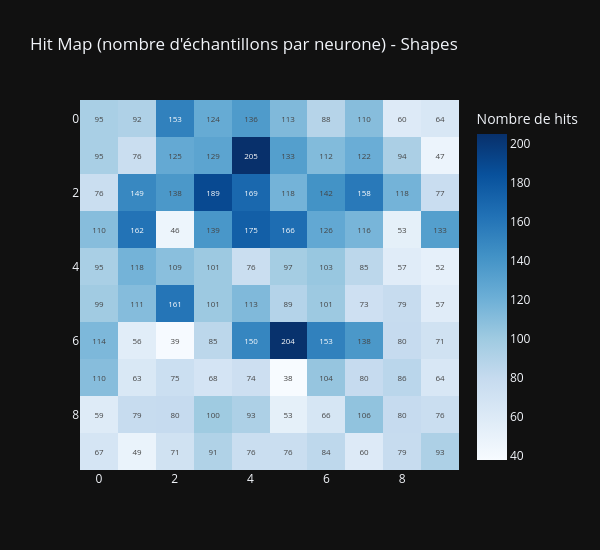

Write notebook code for a chart like this one.
### Markdown cell above
## 8. Hit Map

### Code cell
bmu_indices = latent.array
hit_counts = np.zeros(model.n_neurons, dtype=int)
for idx in bmu_indices:
    hit_counts[idx] += 1

hit_map = hit_counts.reshape(model.grid_shape)

fig = go.Figure(data=go.Heatmap(
    z=hit_map,
    colorscale="Blues",
    colorbar=dict(title="Nombre de hits"),
    text=hit_map,
    texttemplate="%{text}",
    textfont=dict(size=8)
))
fig.update_layout(
    title="Hit Map (nombre d'échantillons par neurone) - Shapes",
    template="plotly_dark",
    width=600, height=550,
    yaxis=dict(autorange="reversed")
)
fig.show()

n_dead = int(np.sum(hit_counts == 0))
print(f"Neurones morts (0 hits) : {n_dead} / {model.n_neurons}")

### Figure 1 — Plotly figure (JSON) as saved in the notebook; plotly's stock layout.template omitted (floating-point values rounded to 4 significant figures)
{"data": [{"colorbar": {"title": {"text": "Nombre de hits"}}, "colorscale": [[0, "rgb(247,251,255)"], [0.125, "rgb(222,235,247)"], [0.25, "rgb(198,219,239)"], [0.375, "rgb(158,202,225)"], [0.5, "rgb(107,174,214)"], [0.625, "rgb(66,146,198)"], [0.75, "rgb(33,113,181)"], [0.875, "rgb(8,81,156)"], [1, "rgb(8,48,107)"]], "text": [[95, 92, 153, 124, 136, 113, 88, 110, 60, 64], [95, 76, 125, 129, 205, 133, 112, 122, 94, 47], [76, 149, 138, 189, 169, 118, 142, 158, 118, 77], [110, 162, 46, 139, 175, 166, 126, 116, 53, 133], [95, 118, 109, 101, 76, 97, 103, 85, 57, 52], [99, 111, 161, 101, 113, 89, 101, 73, 79, 57], [114, 56, 39, 85, 150, 204, 153, 138, 80, 71], [110, 63, 75, 68, 74, 38, 104, 80, 86, 64], [59, 79, 80, 100, 93, 53, 66, 106, 80, 76], [67, 49, 71, 91, 76, 76, 84, 60, 79, 93]], "textfont": {"size": 8}, "texttemplate": "%{text}", "type": "heatmap", "z": [[95, 92, 153, 124, 136, 113, 88, 110, 60, 64], [95, 76, 125, 129, 205, 133, 112, 122, 94, 47], [76, 149, 138, 189, 169, 118, 142, 158, 118, 77], [110, 162, 46, 139, 175, 166, 126, 116, 53, 133], [95, 118, 109, 101, 76, 97, 103, 85, 57, 52], [99, 111, 161, 101, 113, 89, 101, 73, 79, 57], [114, 56, 39, 85, 150, 204, 153, 138, 80, 71], [110, 63, 75, 68, 74, 38, 104, 80, 86, 64], [59, 79, 80, 100, 93, 53, 66, 106, 80, 76], [67, 49, 71, 91, 76, 76, 84, 60, 79, 93]]}], "layout": {"height": 550, "title": {"text": "Hit Map (nombre d'échantillons par neurone) - Shapes"}, "width": 600, "yaxis": {"autorange": "reversed"}}}
